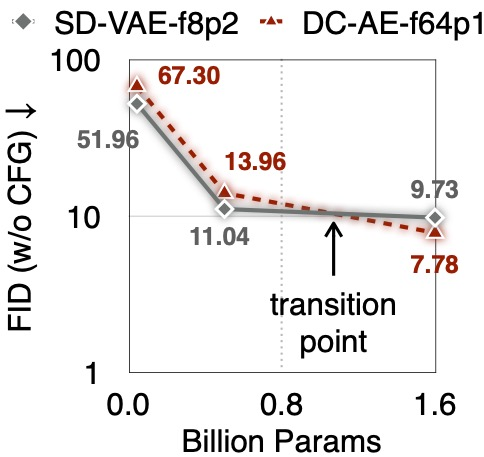
#> input picture assets/diffusion_scaling_up.jpg, 484 x 457 px
$ python process_images.py --input assets --output out
#> lines starting #> are read from the running program, lines starting #| are printed output that depends on the picture
import cv2
import numpy as np
import argparse
import os
from pathlib import Path

def apply_darkness(image, alpha=0.4):
    overlay = np.zeros_like(image, dtype=np.uint8)
    return cv2.addWeighted(overlay, alpha, image, 1 - alpha, 0)

def add_gaussian_noise(image, mean=0, std_dev=25):
    noise = np.random.normal(mean, std_dev, image.shape).astype(np.int16)
    noisy_image = image.astype(np.int16) + noise
    return np.clip(noisy_image, 0, 255).astype(np.uint8)

def process_images(input_dir, output_dir, alpha, std_dev):
#> called with input_dir = 'assets', output_dir = 'out', alpha = 0.4, std_dev = 25
    input_path = Path(input_dir)
    output_path = Path(output_dir)
    output_path.mkdir(parents=True, exist_ok=True)

    valid_extensions = {'.jpg', '.jpeg', '.png', '.bmp', '.tif'}
    count = 0

    if not input_path.exists():
        print(f"Error input directory '{input_dir}' does not exist.")
        return

    for file_path in input_path.iterdir():
        if file_path.suffix.lower() in valid_extensions:
            try:
                img = cv2.imread(str(file_path))
#> img is the input picture: shape (457, 484, 3); mean B, G, R 236.2, 236.5, 238
                if img is None:
                    continue

                darkened_img = apply_darkness(img, alpha)
#> in apply_darkness, `return cv2.addWeighted(overlay, alpha, image, 1 - alpha, 0)`:
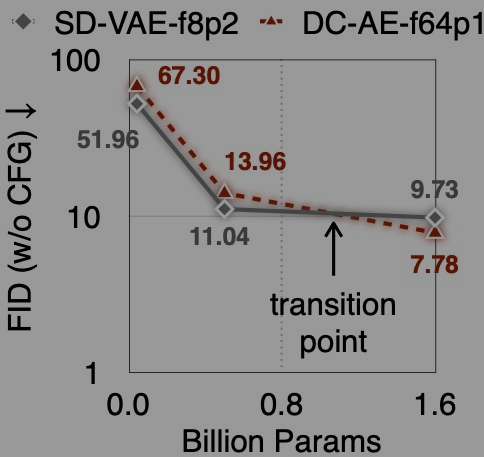
#> returned value: shape (457, 484, 3); mean of channels 0, 1, 2 141.7, 141.9, 142.8; drawn as B, G, R
                final_img = add_gaussian_noise(darkened_img, mean=0, std_dev=std_dev)
#> in add_gaussian_noise, `noisy_image = image.astype(np.int16) + noise`:
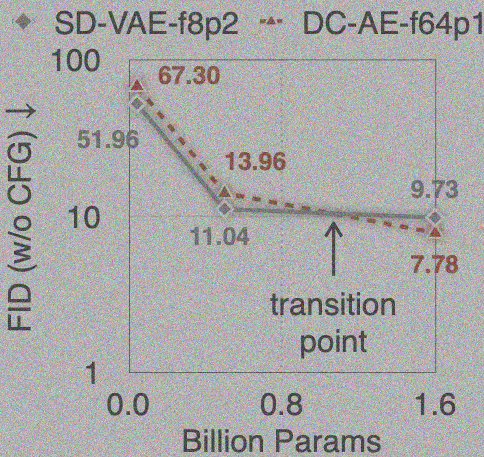
#> noisy_image: shape (457, 484, 3) int16; mean B, G, R 141.8, 142, 142.8; drawn with min black and max white
#> in add_gaussian_noise, `return np.clip(noisy_image, 0, 255).astype(np.uint8)`:
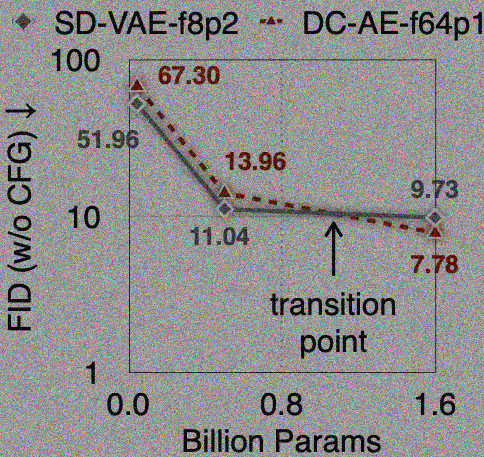
#> returned value: shape (457, 484, 3); mean of channels 0, 1, 2 142.1, 142.3, 143.1; drawn as B, G, R

                save_path = output_path / file_path.name
                cv2.imwrite(str(save_path), final_img)

                print(f"Processed: {file_path.name}")
                count += 1
            except Exception as e:
                print(f"Failed to process {file_path.name}: {e}")
#> pass 2 of the loop in process_images, `for file_path in input_path.iterdir():`:
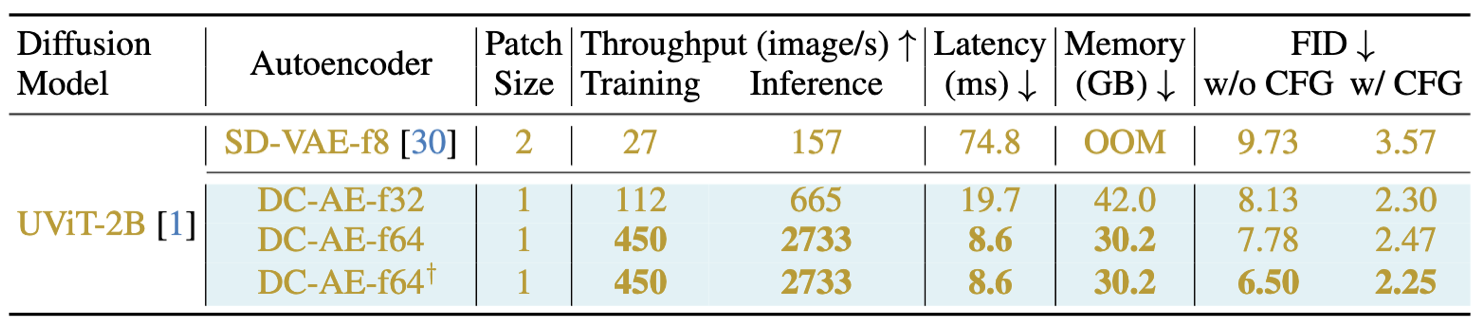
#> input picture assets/uvit_2b_imagenet_512px.png, 1478 x 326 px
#> in process_images, img is the input picture: shape (326, 1478, 3); mean B, G, R 228.3, 231.2, 228.3
#> in add_gaussian_noise (call 2), `noisy_image = image.astype(np.int16) + noise`:
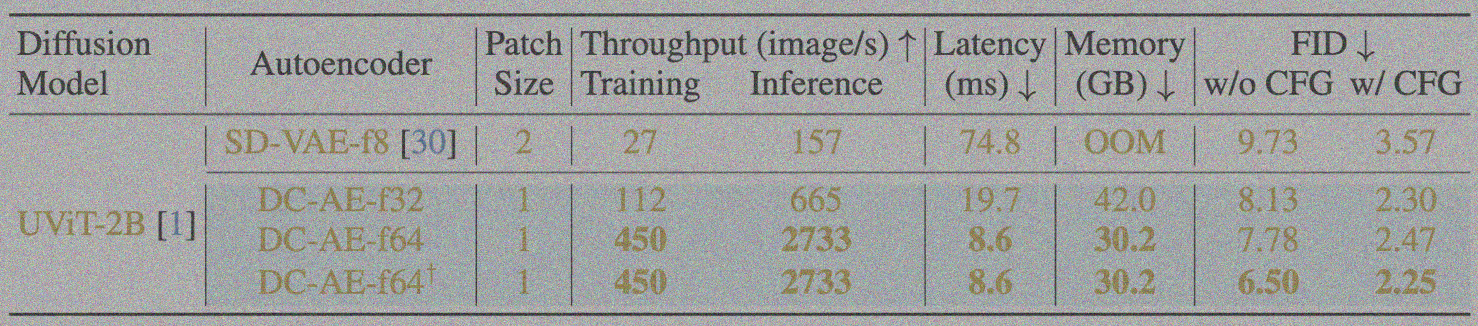
#> noisy_image: shape (326, 1478, 3) int16; mean B, G, R 136.9, 138.8, 137; drawn with min black and max white
#> in add_gaussian_noise (call 2), `return np.clip(noisy_image, 0, 255).astype(np.uint8)`:
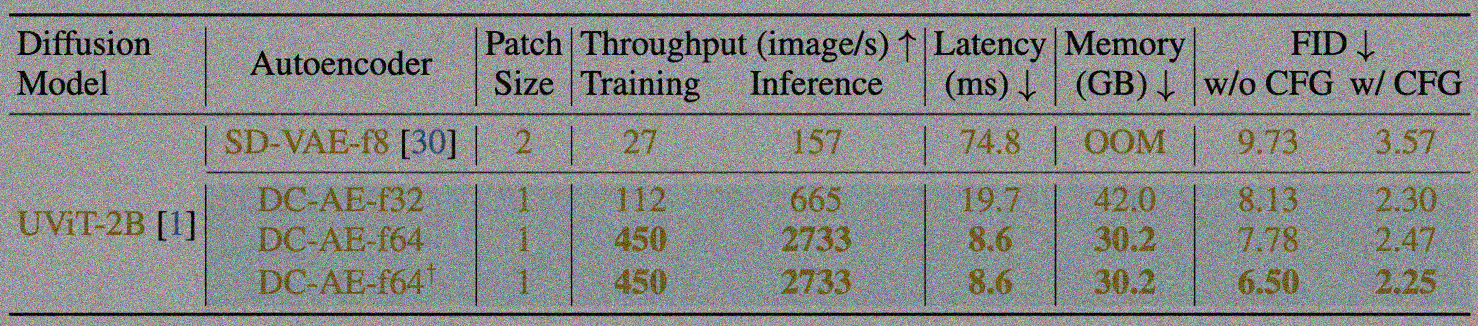
#> returned value: shape (326, 1478, 3); mean of channels 0, 1, 2 137.2, 139.1, 137.3; drawn as B, G, R

    print(f"Processing complete. Total images: {count}")
    print(f"Output saved to: {output_path.resolve()}")

if __name__ == "__main__":
    parser = argparse.ArgumentParser(description="Image Augmentation Tool")
    parser.add_argument("--input", type=str, required=True, help="Path to input image directory")
    parser.add_argument("--output", type=str, required=True, help="Path to output directory")
    parser.add_argument("--alpha", type=float, default=0.4, help="Darkness factor (0.0 to 1.0)")
    parser.add_argument("--std", type=int, default=25, help="Standard deviation for Gaussian noise")

    args = parser.parse_args()

    process_images(args.input, args.output, args.alpha, args.std)


#     python augment_data.py \
#   --input "" \
#   --output "" \
#   --alpha 0.5 \       0.1->0.3: little darkness; 0.4->0.6: moderate darkness; 0.7->0.9: high darkness
#   --std 30            10->30: low noise; 40->60: moderate noise; 70->100: high noise
